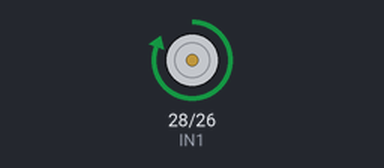
Recording of a sketch running on a simulated Arduino Mega 2560, built with avr-gcc and run on an emulated ATmega2560. Shown: motor-driver pin pairs drawn as motors (green arrow = first pin HIGH = forward, orange = second pin HIGH = backward, longer = more drive, scaled by the enable pin).

Above: at 1.1 s.
At 3.3 s:
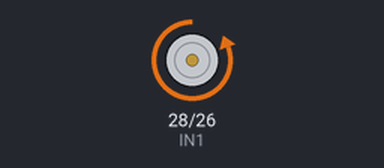
Timing chart, 0 to 5.7 s (numbered marks = the images above):
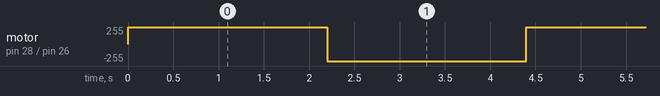

Measured:
- by itself, motor on pin 28 (IN1) / pin 26 (IN2): alternates forward 255/255 for 2.2 s and backward 255/255 for 2.2 s

The sketch:

elbow_test.ino
```cpp
// Controlling elbow

const int ENA = 30;
const int IN1 = 28;
const int IN2 = 26;

void setup() {
  pinMode(ENA, OUTPUT);
  pinMode(IN1, OUTPUT);
  pinMode(IN2, OUTPUT);

  digitalWrite(IN1, LOW);
  digitalWrite(IN2, LOW);
  digitalWrite(ENA, HIGH);

  Serial.begin(9600);
}

void loop() {
  //set initial rotation direction
  digitalWrite(IN1, HIGH);
  digitalWrite(IN2, LOW);
  delay(2200);

  digitalWrite(IN1, LOW);
  digitalWrite(IN2, HIGH);
  delay(2200);

}
```
